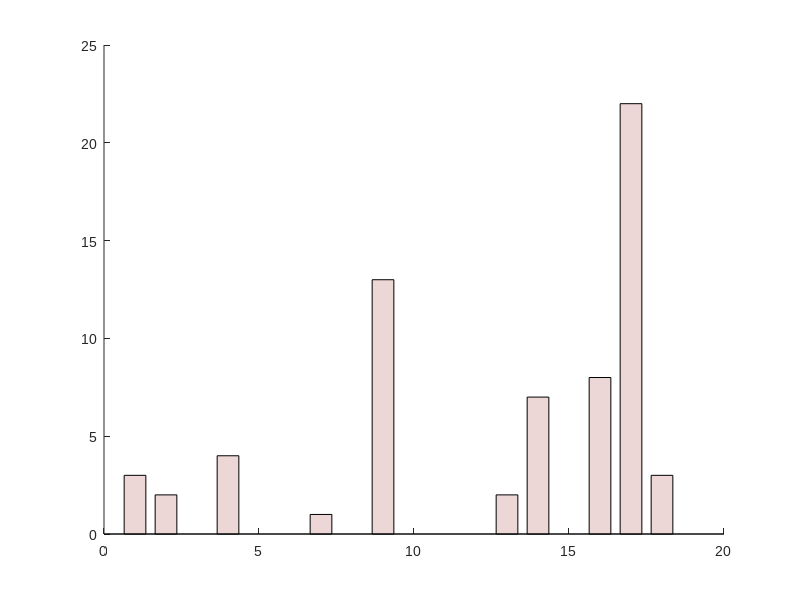

This figure's MATLAB source: (Note: this script raises an error after producing the figure.)

load('mle_mat_all_full.mat')

n_model = size(mle_mat_all,2);

mle_mat_all(4,:) = nan(1,n_model);
mle_mat_all(32,:) = nan(1,n_model);
mle_mat_all(36,:) = nan(1,n_model);

AIC_all = 2*mle_mat_all + 2*[3, 5, 5, 7,    5, 7, 7, 9,     8, 10, 10, 12,   9, 9, 9, 9]; %mle is NLL

[highest_acc_pp,best_model_ind_pp] = min(AIC_all,[],2);
[val]=hist(best_model_ind_pp,1:1:n_model);

% Legend
legend_all{1} = 'thompson';
legend_all{2} = 'thompson + \epsilon';
legend_all{3} = 'thompson + \eta';
legend_all{4} = 'thompson + \epsilon + \eta';

legend_all{5} = 'UCB';
legend_all{6} = 'UCB + \epsilon';
legend_all{7} = 'UCB + \eta';
legend_all{8} = 'UCB + \epsilon + \eta';

legend_all{9} = 'hybrid';
legend_all{10} = 'hybrid + \epsilon';
legend_all{11} = 'hybrid + \eta';
legend_all{12} = 'hybrid + \epsilon + \eta';

legend_all{13} = 'thompson + \eta + \eta_B + \epsilon';
legend_all{14} = 'thompson + \eta + \eta_T + \epsilon';
legend_all{15} = 'thompson + \eta + \epsilon + \epsilon_B' ;
legend_all{16} = 'thompson + \eta + \epsilon + \epsilon_T';

% Figure
figure('Color','w');
set(gcf,'Unit','centimeters','OuterPosition',[0 0 10 10]);
set(gca,'FontName','Arial','FontSize',10)
hold on

col_(1,:) = [0.925490200519562 0.839215695858002 0.839215695858002];

x = 1:n_model+4;
x =[x(1:4), x(6:9), x(11:14), x(16:19)];

b = bar(x,val,'FaceColor',col_(1,:),'BarWidth',.7);  hold on;

txt_val = val';
ind_notnul = find(val~=0);

text(x(ind_notnul),val(ind_notnul),num2str(txt_val(ind_notnul)),'vert','bottom','horiz','center'); 
box off

ylabel('Number of subjects','FontName','Arial','Fontweight','bold','FontSize',11);
set(gca,'YTick',0:10:100)
ylim([0  39])

xticks(x);
xticklabels([legend_all(1:4), legend_all(5:8), legend_all(9:12), legend_all(13:16)]);
xlim([0,n_model+3])

xtickangle(45)

% % Export
% addpath('../../export_fig')
% export_fig(['./fig/Fig_model_comparison_AIC_per_pp_full.png'],'-nocrop','-r200')